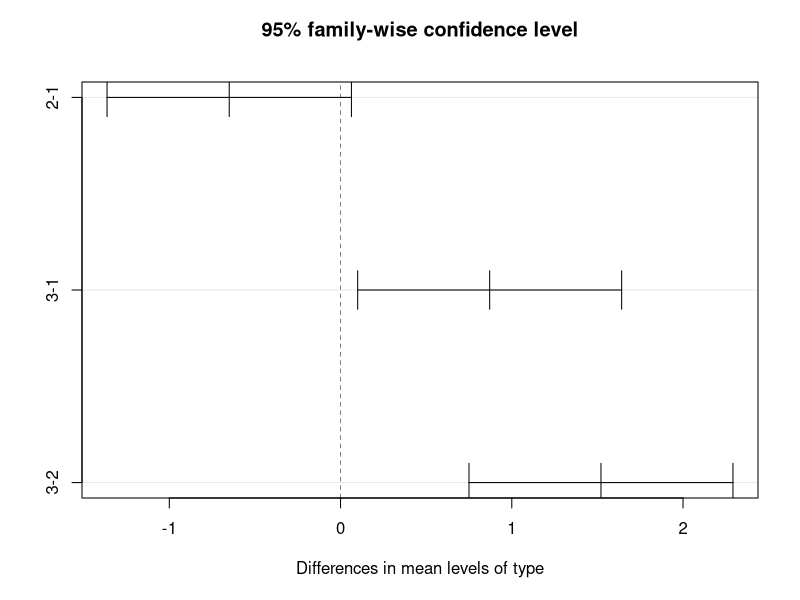

This figure's R source:
modulus <- c(45.5, 45.3, 45.4, 44.4, 44.6, 43.9, 44.6, 44.0,
               + 44.2, 43.9, 44.7, 44.2, 44.0, 43.8, 44.6, 43.1,
               + 46.0, 45.9, 44.8, 46.2, 45.1, 45.5)
type <- c(rep("1", 8), rep("2", 8), rep("3", 6))
oneway <- aov(modulus ~ type)
summary(oneway)

posthoc <- TukeyHSD(x=oneway, 'type', conf.level=0.95)
posthoc

plot(posthoc)
